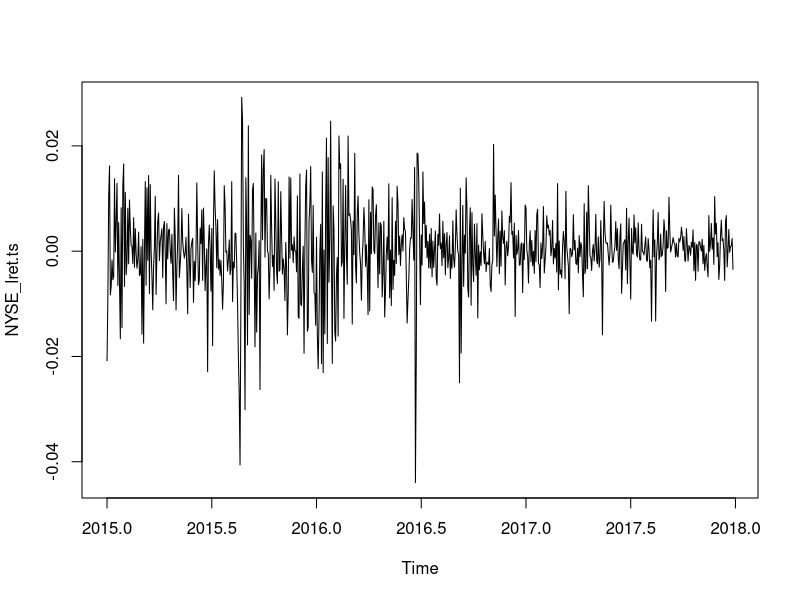
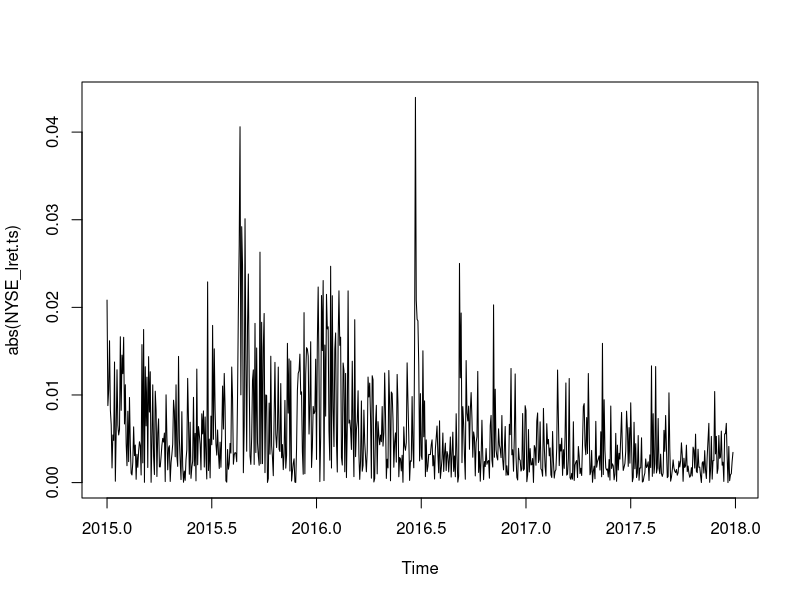
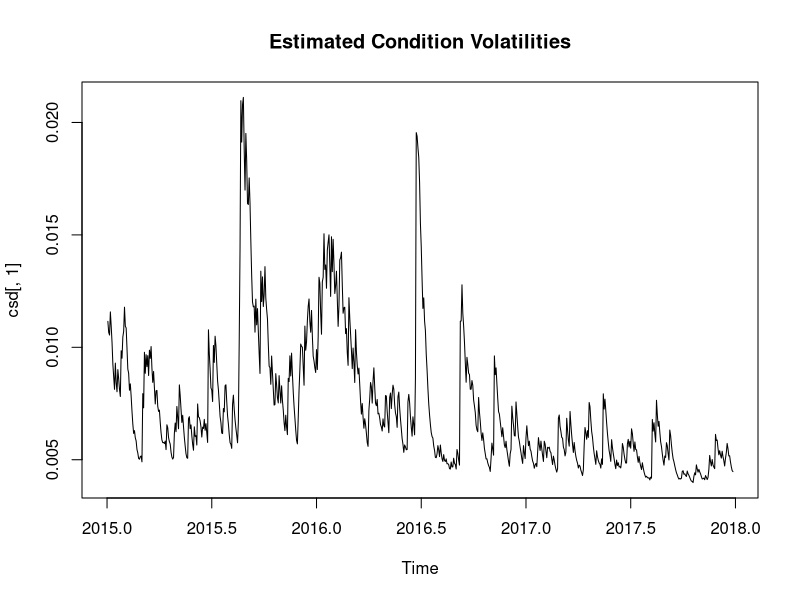
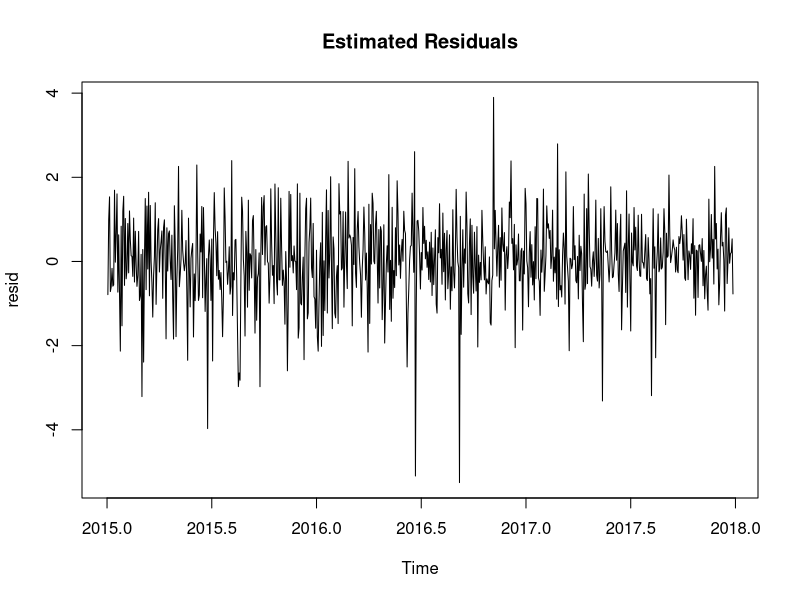
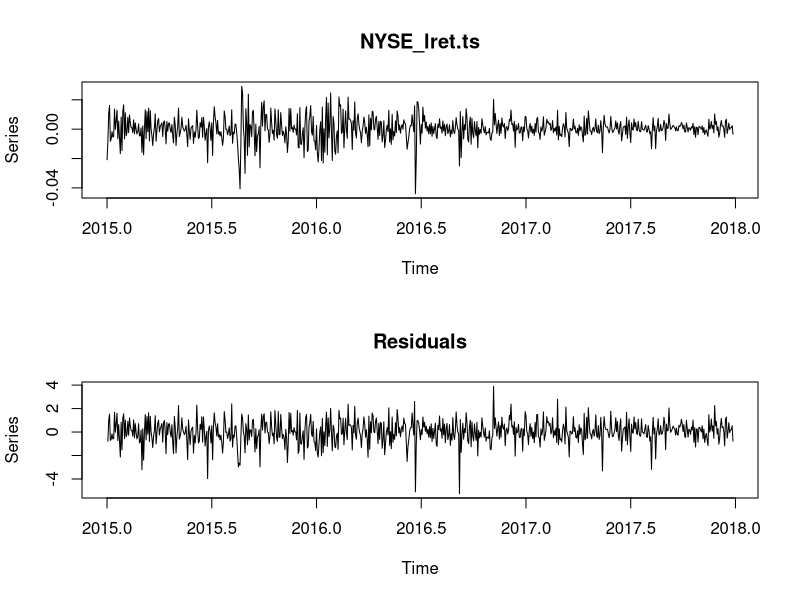
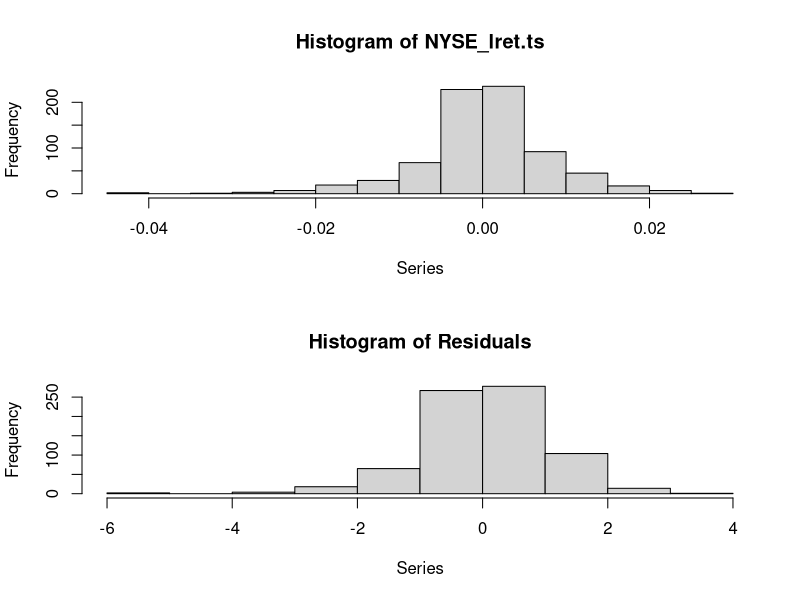
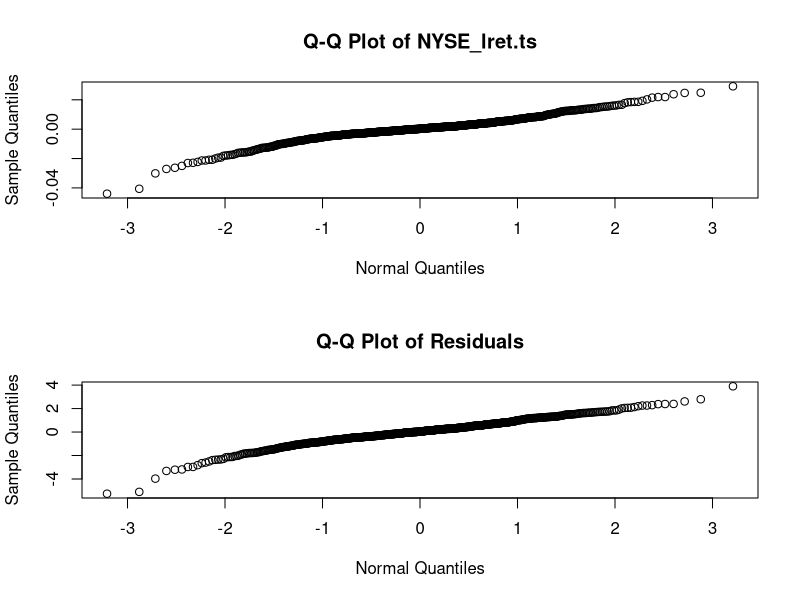
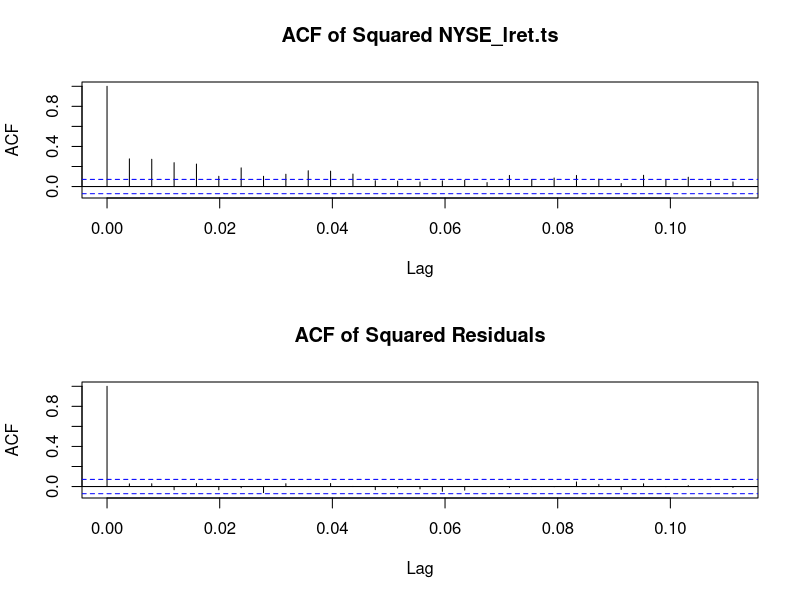

R code for these plots, in order: (Note: this script raises an error after producing the figures.)
## ---- chunk 1
knitr::opts_chunk$set(echo = TRUE, warning=FALSE, message=FALSE)
## ---- chunk 2
X = read.csv("../NYA-2015-2017.csv",header=TRUE)
library(tseries)
NYSE_lret = diff(log(X$AdjClose))
NYSE_lret.ts <- ts(data=NYSE_lret,start=c(2015,1),frequency=252,names=c('logret'))
## ---- chunk 3
plot(NYSE_lret.ts)
plot(abs(NYSE_lret.ts))
## ---- chunk 4
model <- garch(NYSE_lret.ts, order=c(1,1))
summary(model)
## ---- chunk 5
csd <- fitted.values(model)
plot(csd[,1])
title(main="Estimated Condition Volatilities")
resid <- residuals(model)
plot(resid)
title(main="Estimated Residuals")
## ---- chunk 6
sd(na.omit(resid))
mean(na.omit(resid))
plot(model)
## ---- chunk 7
sigma = (coef(model)[1] + coef(model)[3] * csd[754] ^ 2 + coef(model)[2] * NYSE_lret.ts[754] ^ 2) ^ 0.5
var = exp(-qnorm(0.005) * sigma) - 1
var

## ---- chunk 8
q <- (1:length(NYSE_lret.ts)) / (length(NYSE_lret.ts) + 1)
nu <- 4
qqplot(resid, qt(q, nu))
qqline(resid, qt(q, nu))
## ---- chunk 9
lambda = sqrt(sigma^2*(nu-2)/nu)
var = exp(-qt(0.005, nu) * lambda) - 1
var
## ---- chunk 10
day = which.max(csd)
day
sigma = (coef(model)[1] + coef(model)[3] * csd[day-1] ^ 2 + coef(model)[2] * NYSE_lret.ts[day-1] ^ 2) ^ 0.5
var = -qnorm(0.005) * sigma
var = exp(var) - 1
var
## ---- chunk 11
lambda = sqrt(sigma^2*(nu-2)/nu)
var = exp(-qt(0.005, nu) * lambda) - 1
var
